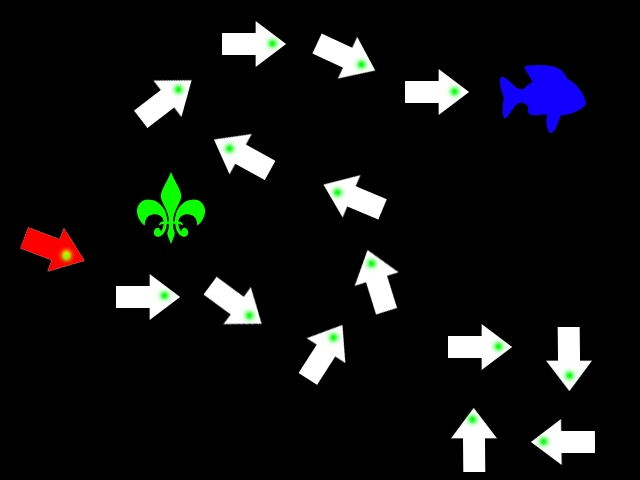
#> input picture Seminars/Path/data/Klad01.jpg, 640 x 480 px
$ python path.py   (Python 2 division)
#> lines starting #> are read from the running program, lines starting #| are printed output that depends on the picture; after the words box and inside, x2 and y2 are one past the last pixel; in counts of white or black regions, pixels touching at a corner belong together
### Seminars/Filters/image_filter.py
from headers import *

class ImageFilter:
  def blur(self, img, kwargs={'size': (3,3)}):
    return cv2.blur(img, kwargs['size'])

  def gaussian_blur(self, img, kwargs={'size': (3,3), 'sigmaX': 0}):
    return cv2.GaussianBlur(img, kwargs['size'], kwargs['sigmaX'])

  # [4 lines left out: function sharper, not called in this run]

  def median_blur(self, img, kwargs={'ksize': 3}):
    return cv2.medianBlur(img, kwargs['ksize'])

  # [6 lines left out: function gauss_and_median_blur, not called in this run]

  def dilate(self, img, kwargs={"kernel": np.ones((5,5), np.uint8), "iters": 1}):
    return cv2.dilate(img, kwargs["kernel"], kwargs["iters"])

  def erode(self, img, kwargs={'kernel': np.ones((5,5), np.uint8), 'iters': 1}):
    return cv2.erode(img, kwargs['kernel'], kwargs['iters'])

  def opening(self, img, kwargs={"kernel": np.ones((5,5), np.uint8)}):
    return cv2.morphologyEx(img, cv2.MORPH_OPEN, kwargs["kernel"])

  def closing(self, img, kwargs={"kernel": np.ones((5,5), np.uint8)}):
    return cv2.morphologyEx(img, cv2.MORPH_CLOSE, kwargs["kernel"])

  # [12 lines left out: functions erode_and_median, anti_glass, not called in this run]

### Seminars/Path/path.py
from headers import *
import math

class PathFinder:
  def __init__(self, image_path):
#> called with image_path = './data/Klad01.jpg'
    self.image = cv2.imread(image_path)
#> self.image is the input picture: shape (480, 640, 3); mean B, G, R 18.8, 18.3, 17.6

  def draw(self):
    binary_image = self.__filtered_binary_image()
    self.__connected_components_in_image(binary_image)
    self.__draw_plot()

  def __draw_plot(self):
    plt.imshow(self.image, cmap='gray')
    plt.show()

  def __filtered_binary_image(self):
    gray_image = cv2.cvtColor(self.image, cv2.COLOR_BGR2GRAY)
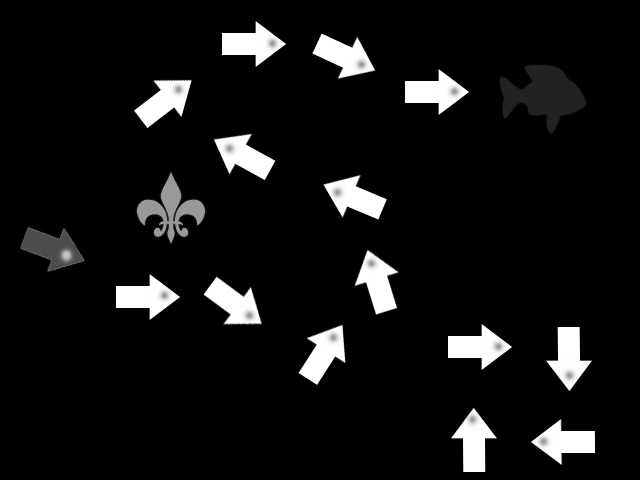
#> gray_image: shape (480, 640); min 0, max 255, mean 18.2
    _, blobs = cv2.threshold(gray_image, 3, 1, cv2.THRESH_BINARY)
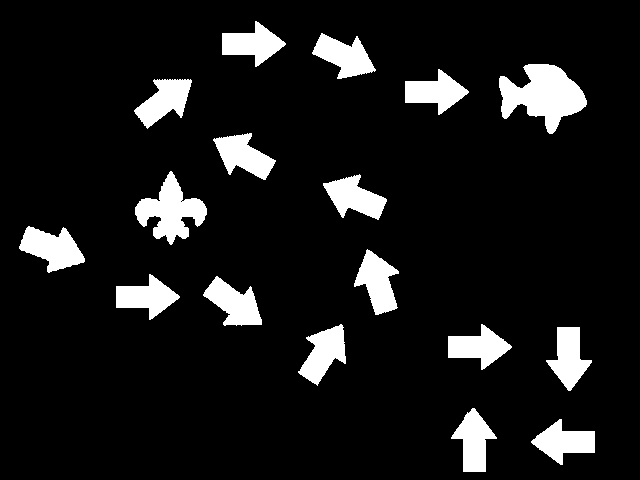
#> blobs: shape (480, 640); values 0 (black) and 1 (white), 9.6% white; 17 white regions, largest, box (x1, y1, x2, y2) and area: (499, 64, 587, 134) 3487, (135, 171, 207, 245) 2484, (19, 226, 85, 273) 1769
    _, start_circle = cv2.threshold(gray_image, 100, 1, cv2.THRESH_BINARY)
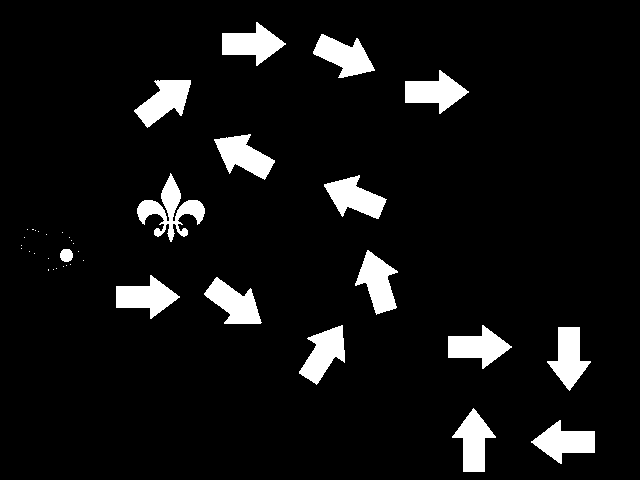
#> start_circle: shape (480, 640); values 0 (black) and 1 (white), 7.2% white; 39 white regions (23 under 20 px), largest, box (x1, y1, x2, y2) and area: (137, 173, 205, 242) 1703, (355, 250, 398, 315) 1471, (134, 80, 191, 128) 1467
    _, arrows_with_circles = cv2.threshold(gray_image, 250, 1, cv2.THRESH_BINARY)
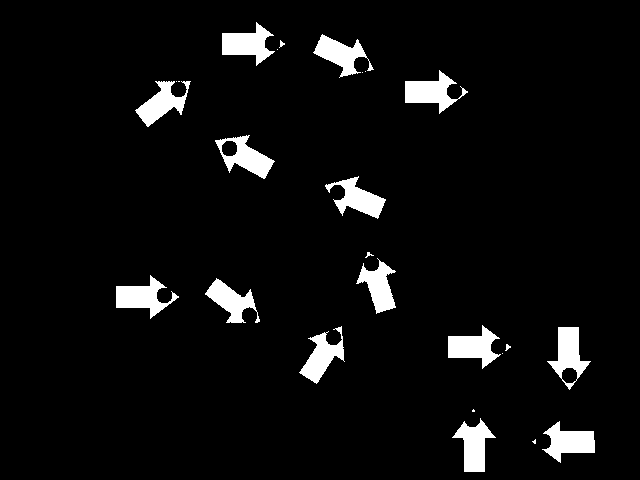
#> arrows_with_circles: shape (480, 640); values 0 (black) and 1 (white), 5.3% white; 25 white regions (8 under 20 px), largest, box (x1, y1, x2, y2) and area: (405, 70, 468, 114) 1207, (116, 275, 179, 319) 1203, (222, 22, 275, 66) 1181
    binary = blobs & (cv2.bitwise_not(start_circle)) | arrows_with_circles
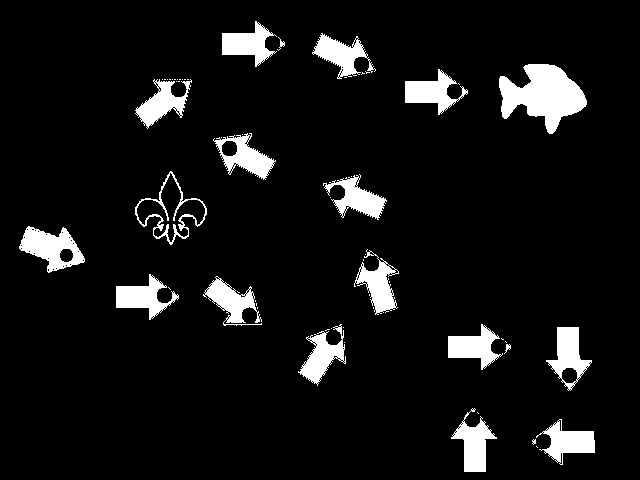
#> binary: shape (480, 640); values 0 (black) and 1 (white), 7.6% white; 59 white regions (40 under 20 px), largest, box (x1, y1, x2, y2) and area: (499, 64, 587, 134) 3487, (19, 226, 85, 273) 1605, (451, 408, 497, 472) 1293
    binary = ImageFilter().dilate(binary, {"kernel": np.ones((7,7), np.uint8), "iters": 1})
#> in dilate, `return cv2.dilate(img, kwargs["kernel"], kwargs["iters"])`:
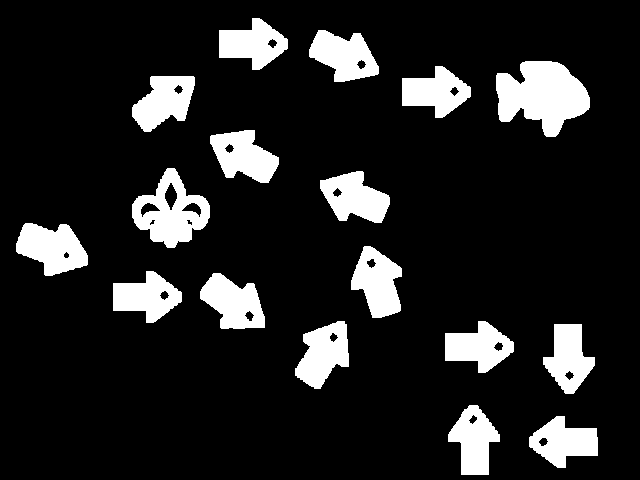
#> returned value: shape (480, 640); values 0 (black) and 1 (white), 13.6% white; 17 white regions
    plt.imshow(binary, cmap='gray')
    plt.show()
    return binary

  #TODO: Refactor this fat function
  def __connected_components_in_image(self, binary):
    contours, hierarchy = cv2.findContours(binary, cv2.RETR_TREE, cv2.CHAIN_APPROX_SIMPLE)
#> contours = 37 contours; largest, box (x1, y1, x2, y2) and area: (496, 61, 590, 137) 4534, (132, 168, 210, 248) 3556, (16, 223, 88, 276) 2448, (351, 246, 402, 318) 2299, (200, 273, 265, 329) 2296
    hierarchy = hierarchy[0]

    print "contours count is " + str(len(contours))
#| contours count is 37

    for component in zip(contours, hierarchy, range(0, len(contours))):
      current_contour = component[0]
      current_hierarchy = component[1]
      ind = component[2]

      is_child = current_hierarchy[2] < 0
      is_parent = current_hierarchy[3] < 0

      if is_parent:
        x,y,w,h = cv2.boundingRect(current_contour)
        cv2.rectangle(self.image,(x,y),(x+w,y+h),(200,255,0),3)

        child_contour = contours[current_hierarchy[2]]
        (x1,y1),(_,_),_ = cv2.fitEllipse(current_contour)
        (x2,y2),(_,_),_ = cv2.fitEllipse(child_contour)
        angle = math.atan((y2-y1)/(x2-x1))

        #TODO: Remove this very magic constant
        # It needs to do correct direction for one arrow in Klad02.jpg
        scale = 70
        if x1+0.79 > x2:
          x2 = int(x2 - scale*math.cos(angle))
          y2 = int(y2 - scale*math.sin(angle))
        else:
          x2 = int(x2 + scale*math.cos(angle))
          y2 = int(y2 + scale*math.sin(angle))


        x1, y1 = int(x1), int(y1)

        cv2.line(self.image,(x1,y1),(x2,y2),(33,111,11),3)
        font = cv2.FONT_HERSHEY_SIMPLEX
        cv2.putText(self.image,str(ind),(x1,y1), font, 1,(233,10,44),2)
        i_contours = self.__intersection(x2, y2, contours, hierarchy)
        print [ind, i_contours]
        print ind
        ind += 1
      elif is_child:
        ellipse = cv2.fitEllipse(current_contour)
        cv2.ellipse(self.image,ellipse,(33,11,33))
#> this loop made 37 passes
#> (current_hierarchy, ind, is_child, is_parent, x, y, w, h) on passes 1, 3, 5, 7, 9, 11, 13, 15, 17, 19, 27, 29: ([2, -1, 1, -1], 1, False, True, 529, 416, 69, 52), ([4, 0, 3, -1], 3, False, True, 448, 405, 52, 70), ([6, 2, 5, -1], 5, False, True, 543, 324, 52, 70), ([8, 4, 7, -1], 7, False, True, 445, 321, 69, 52), ([10, 6, 9, -1], 9, False, True, 295, 321, 54, 68), ([12, 8, 11, -1], 11, False, True, 200, 273, 65, 56), ([14, 10, 13, -1], 13, False, True, 113, 271, 69, 52), ([16, 12, 15, -1], 15, False, True, 351, 246, 51, 72), ([18, 14, 17, -1], 17, False, True, 16, 223, 72, 53), ([20, 16, 19, -1], 19, False, True, 320, 171, 70, 52), ([28, 20, 27, -1], 27, False, True, 210, 130, 69, 53), ([30, 26, 29, -1], 29, False, True, 132, 76, 63, 56)
#> (current_hierarchy, ind, is_child, is_parent, x, y, w, h) on passes 21, 33: ([26, 18, 21, -1], 21, False, True, 132, 168, 78, 80), ([33, 30, -1, -1], 33, True, True, 496, 61, 94, 76)
#> (printed output is left out)
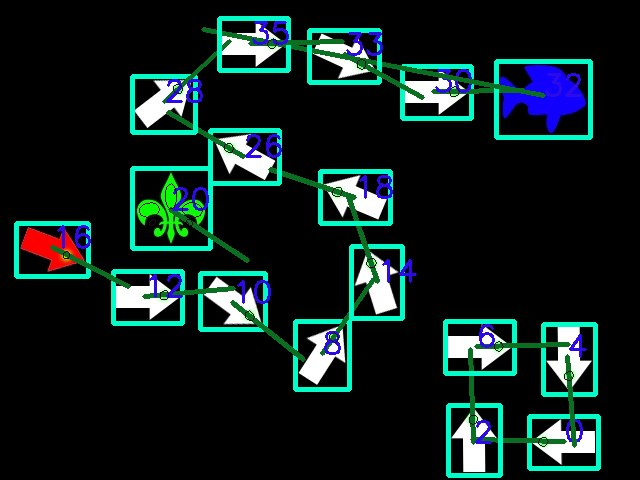
#> self.image: shape (480, 640, 3); 10.69% of pixels changed, all inside (x1, y1, x2, y2) = (14, 16, 601, 478)


  def __intersection(self, x_, y_, contours, hierarchy):
    result = []
    for component in zip(contours, hierarchy, range(0, len(contours))):
      current_contour = component[0]
      current_hierarchy = component[1]
      ind = component[2]

      is_parent = current_hierarchy[3] < 0
      if is_parent:
        cnt = current_contour
        current_contour = cv2.approxPolyDP(cnt,10,True)
        is_in_poly = cv2.pointPolygonTest(current_contour, (x_,y_), False)

        if is_in_poly != -1:
          result.append([ind, is_in_poly])
    return result

pf = PathFinder('./data/Klad01.jpg')
pf.draw()

$ run again, with Seminars/Path/data/Klad02.jpg copied over Seminars/Path/data/Klad01.jpg
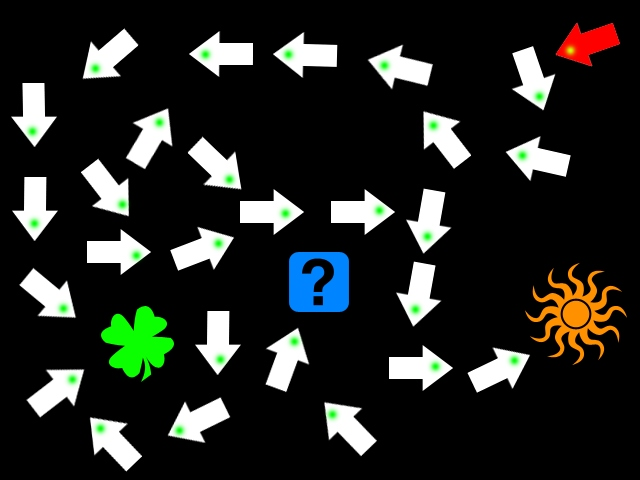
#> input picture Seminars/Path/data/Klad02.jpg, 640 x 480 px
#> in __init__, self.image is the input picture: shape (480, 640, 3); mean B, G, R 33.7, 37.7, 35.2
#> in __filtered_binary_image, `_, blobs = cv2.threshold(gray_image, 3, 1, cv2.THRESH_BINARY)`:
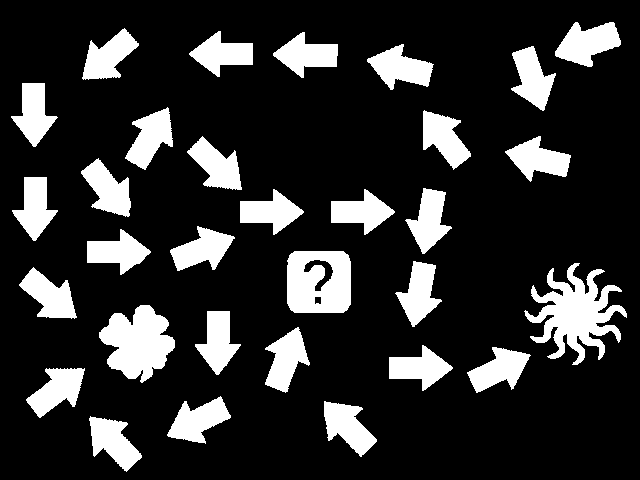
#> blobs: shape (480, 640); values 0 (black) and 1 (white), 18.3% white; 31 white regions, largest, box (x1, y1, x2, y2) and area: (524, 263, 627, 365) 4694, (99, 305, 175, 383) 3706, (287, 251, 351, 313) 3485
#> start_circle: shape (480, 640); values 0 (black) and 1 (white), 15.7% white; 32 white regions, largest, box (x1, y1, x2, y2) and area: (101, 306, 174, 381) 3049, (289, 252, 349, 312) 2751, (526, 264, 626, 364) 2607
#> arrows_with_circles: shape (480, 640); values 0 (black) and 1 (white), 10% white; 35 white regions (6 under 20 px), largest, box (x1, y1, x2, y2) and area: (87, 230, 150, 274) 1221, (240, 190, 303, 234) 1203, (331, 190, 394, 234) 1202
#> binary: shape (480, 640); values 0 (black) and 1 (white), 12.5% white; 120 white regions (83 under 20 px), largest, box (x1, y1, x2, y2) and area: (555, 22, 621, 67) 1688, (524, 263, 627, 365) 1351, (87, 229, 150, 275) 1298
#> contours = 73 contours, 10 with area under 20; largest, box (x1, y1, x2, y2) and area: (521, 260, 630, 368) 7364, (96, 302, 178, 386) 4710, (284, 248, 354, 316) 4520, (552, 19, 624, 70) 2455, (23, 365, 88, 421) 2314
#| contours count is 73
#> the loop in __connected_components_in_image, `for component in zip(contours, hierarchy, range(0, len(contours))):` made 73 passes
#> (current_hierarchy, ind, is_child, is_parent, x, y, w, h) on passes 1, 3, 5, 7, 9, 11, 13, 19: ([2, -1, 1, -1], 1, False, True, 86, 413, 59, 62), ([4, 0, 3, -1], 3, False, True, 321, 398, 59, 62), ([6, 2, 5, -1], 5, False, True, 164, 393, 70, 54), ([8, 4, 7, -1], 7, False, True, 23, 365, 65, 56), ([10, 6, 9, -1], 9, False, True, 464, 344, 70, 52), ([12, 8, 11, -1], 11, False, True, 386, 342, 69, 52), ([14, 10, 13, -1], 13, False, True, 262, 324, 51, 72), ([20, 16, 19, -1], 19, False, True, 16, 264, 64, 58)
#> (printed output is left out)
#> after the loop in __connected_components_in_image, `for component in zip(contours, hierarchy, range(0, len(contours))):`:
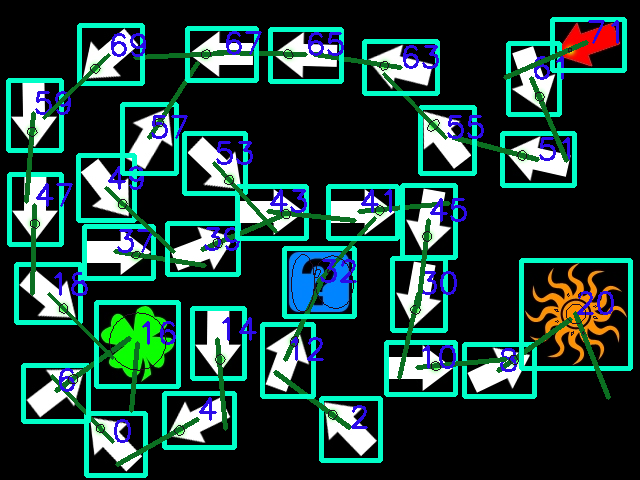
#> self.image: shape (480, 640, 3); 18.85% of pixels changed, all inside (x1, y1, x2, y2) = (6, 17, 633, 478)

$ run again, with Seminars/Path/data/Klad00.jpg copied over Seminars/Path/data/Klad01.jpg
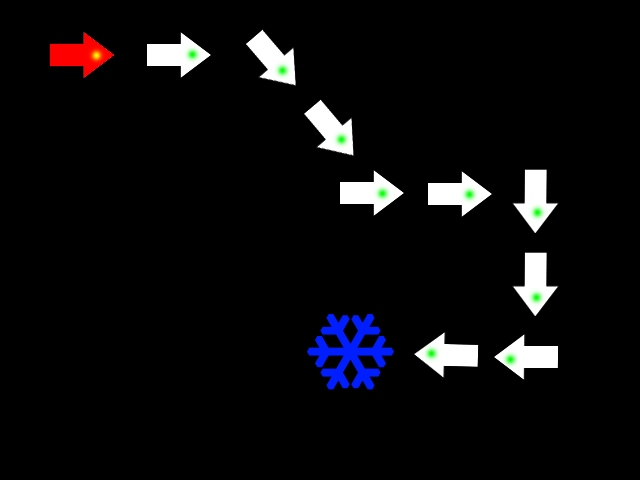
#> input picture Seminars/Path/data/Klad00.jpg, 640 x 480 px
#> in __init__, self.image is the input picture: shape (480, 640, 3); mean B, G, R 12.7, 10.9, 11.4
#> in __filtered_binary_image, `_, blobs = cv2.threshold(gray_image, 3, 1, cv2.THRESH_BINARY)`:
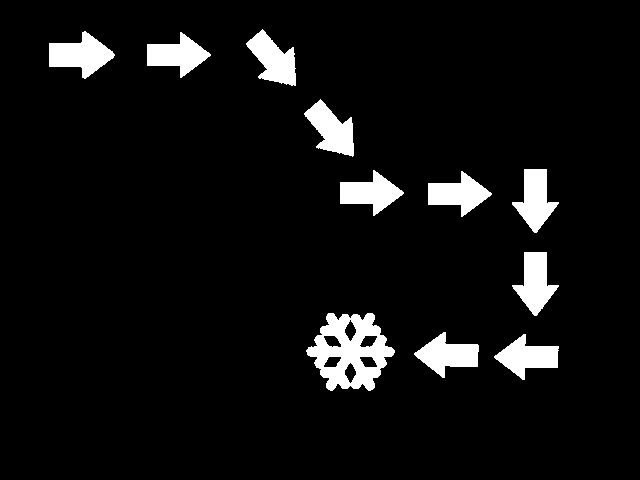
#> blobs: shape (480, 640); values 0 (black) and 1 (white), 6.3% white; 11 white regions, largest, box (x1, y1, x2, y2) and area: (306, 313, 395, 391) 3857, (49, 31, 115, 79) 1708, (304, 99, 354, 157) 1560
#> start_circle: shape (480, 640); values 0 (black) and 1 (white), 4.2% white; 10 white regions, largest, box (x1, y1, x2, y2) and area: (415, 333, 478, 377) 1428, (495, 335, 558, 379) 1427, (147, 33, 210, 77) 1425
#> arrows_with_circles: shape (480, 640); values 0 (black) and 1 (white), 3.4% white; 9 white regions, largest, box (x1, y1, x2, y2) and area: (147, 33, 210, 77) 1204, (340, 171, 403, 215) 1204, (428, 172, 491, 216) 1203
#> binary: shape (480, 640); values 0 (black) and 1 (white), 5.5% white; 13 white regions (2 under 20 px), largest, box (x1, y1, x2, y2) and area: (306, 313, 395, 391) 3857, (49, 31, 115, 79) 1606, (512, 252, 559, 316) 1273
#> contours = 27 contours, 7 with area under 20; largest, box (x1, y1, x2, y2) and area: (303, 310, 398, 394) 5717, (46, 28, 118, 82) 2328, (301, 96, 357, 160) 2223, (244, 26, 299, 89) 2210, (509, 166, 562, 236) 2143
#| contours count is 27
#> the loop in __connected_components_in_image, `for component in zip(contours, hierarchy, range(0, len(contours))):` made 27 passes
#> (current_hierarchy, ind, is_child, is_parent, x, y, w, h) on passes 1, 3, 12, 14, 16, 20, 22, 24: ([2, -1, 1, -1], 1, False, True, 491, 331, 71, 52), ([4, 0, 3, -1], 3, False, True, 411, 329, 71, 52), ([13, 4, 12, -1], 12, False, True, 509, 249, 53, 70), ([15, 11, 14, -1], 14, False, True, 425, 168, 70, 52), ([17, 13, 16, -1], 16, False, True, 337, 167, 70, 52), ([21, 17, 20, -1], 20, False, True, 301, 96, 56, 64), ([23, 19, 22, -1], 22, False, True, 144, 29, 70, 52), ([25, 21, 24, -1], 24, False, True, 46, 28, 72, 54)
#> (printed output is left out)
#> after the loop in __connected_components_in_image, `for component in zip(contours, hierarchy, range(0, len(contours))):`:
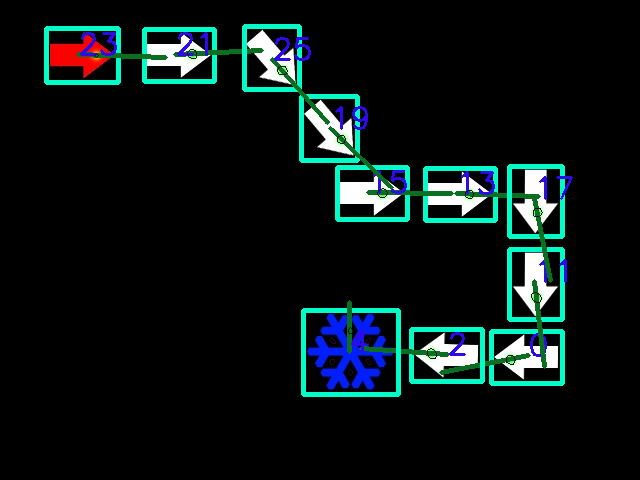
#> self.image: shape (480, 640, 3); 6.5% of pixels changed, all inside (x1, y1, x2, y2) = (44, 24, 573, 397)
